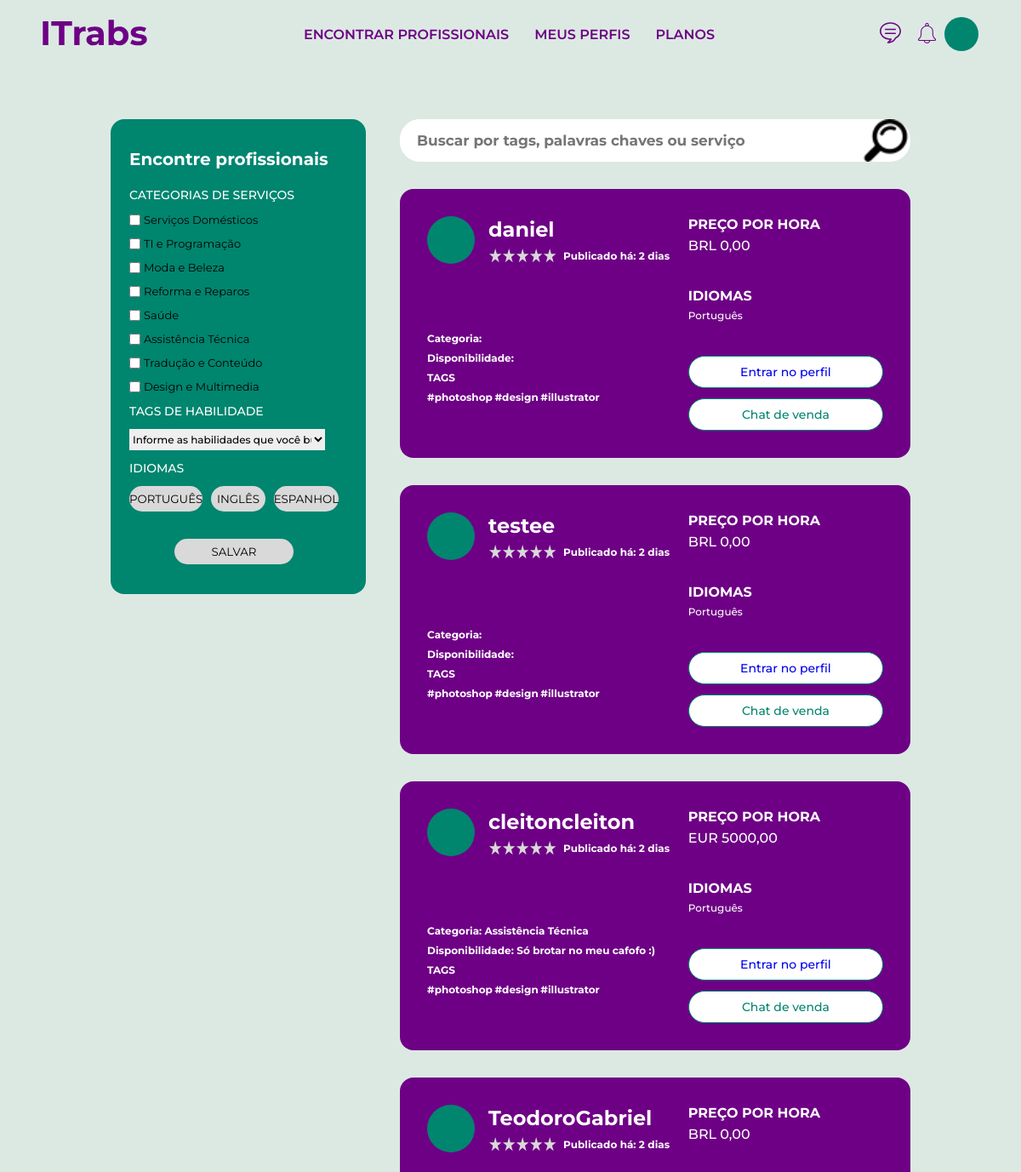
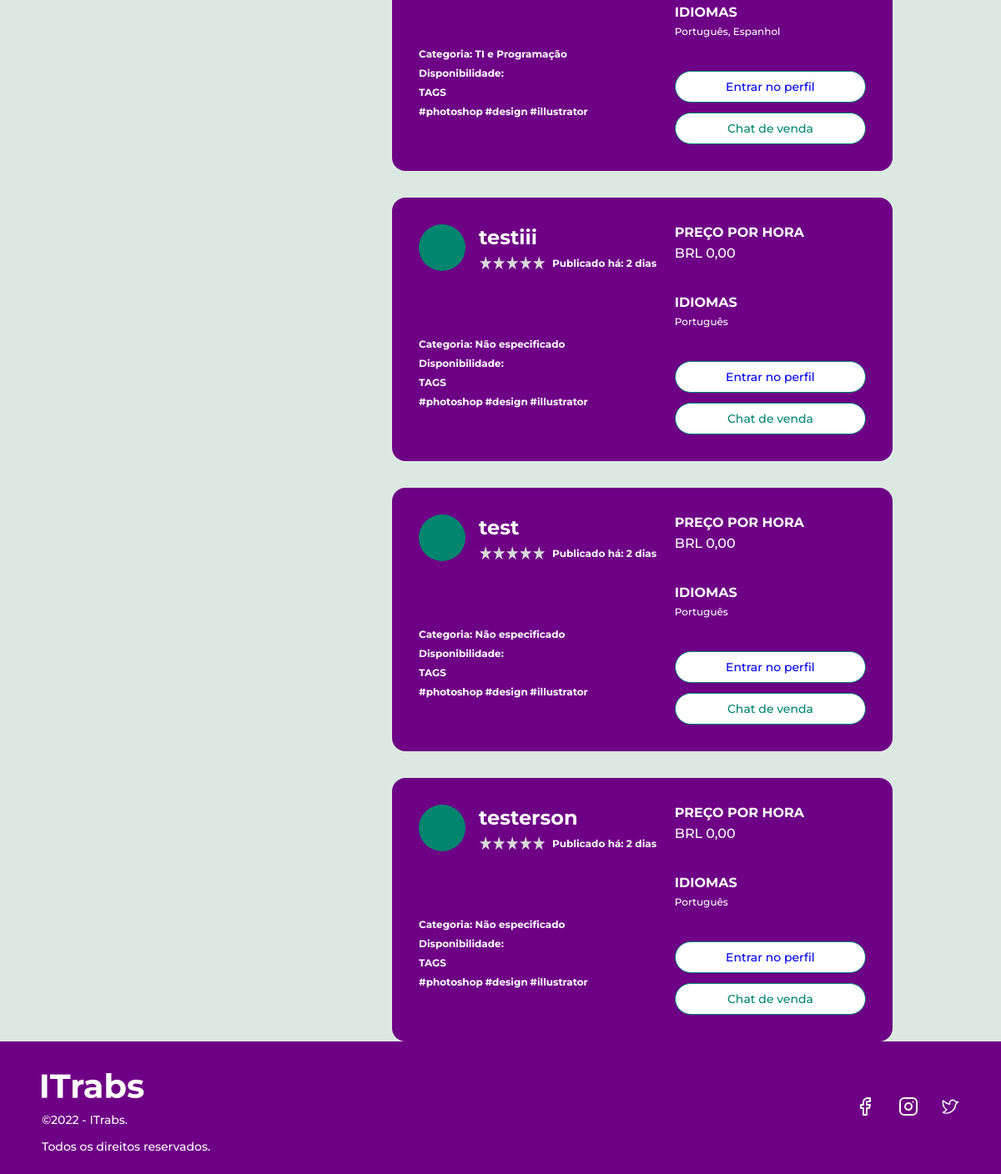
Before: /find_professionals/ (signed in) with the older database file (2 pictures, top to bottom).
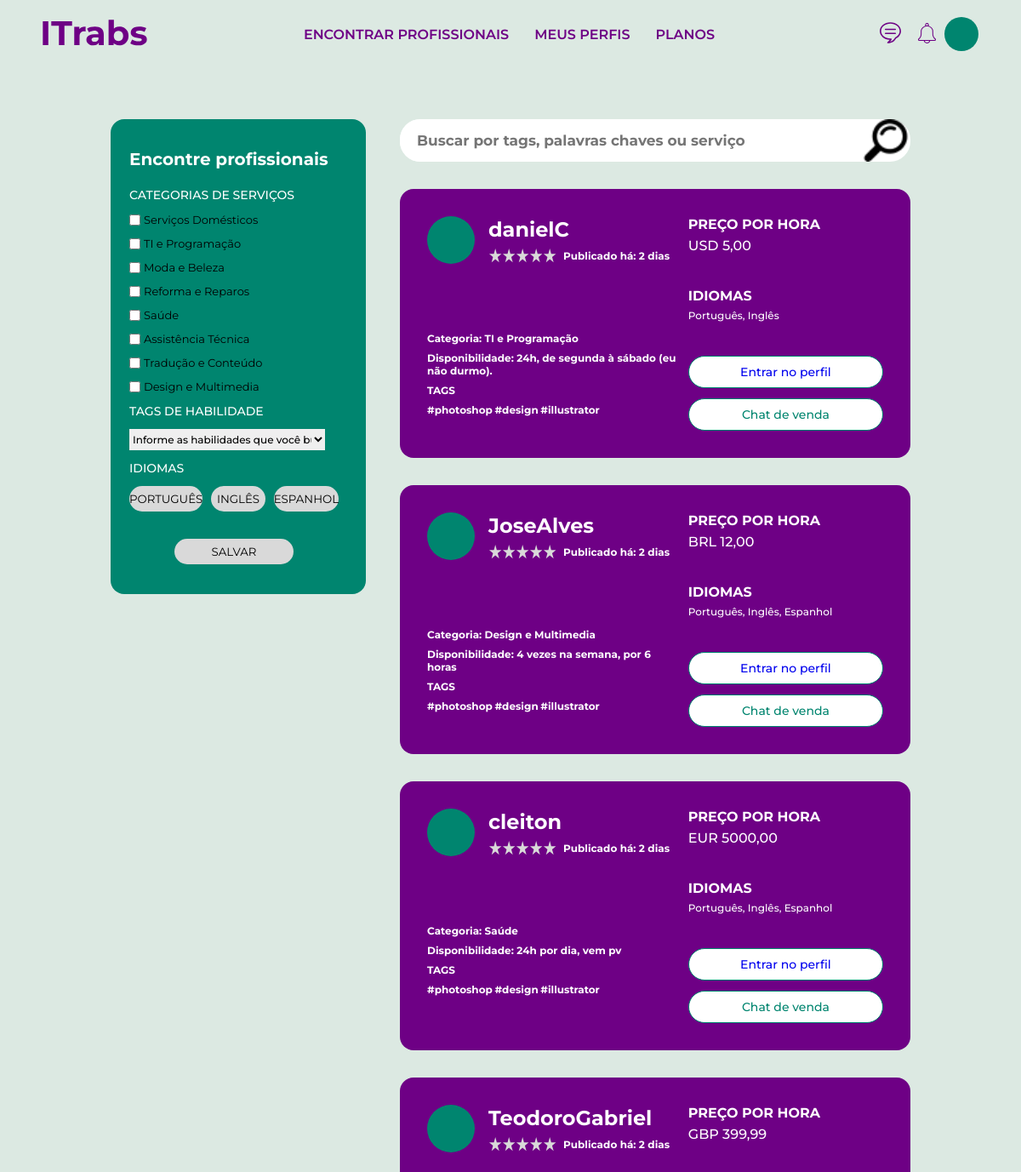
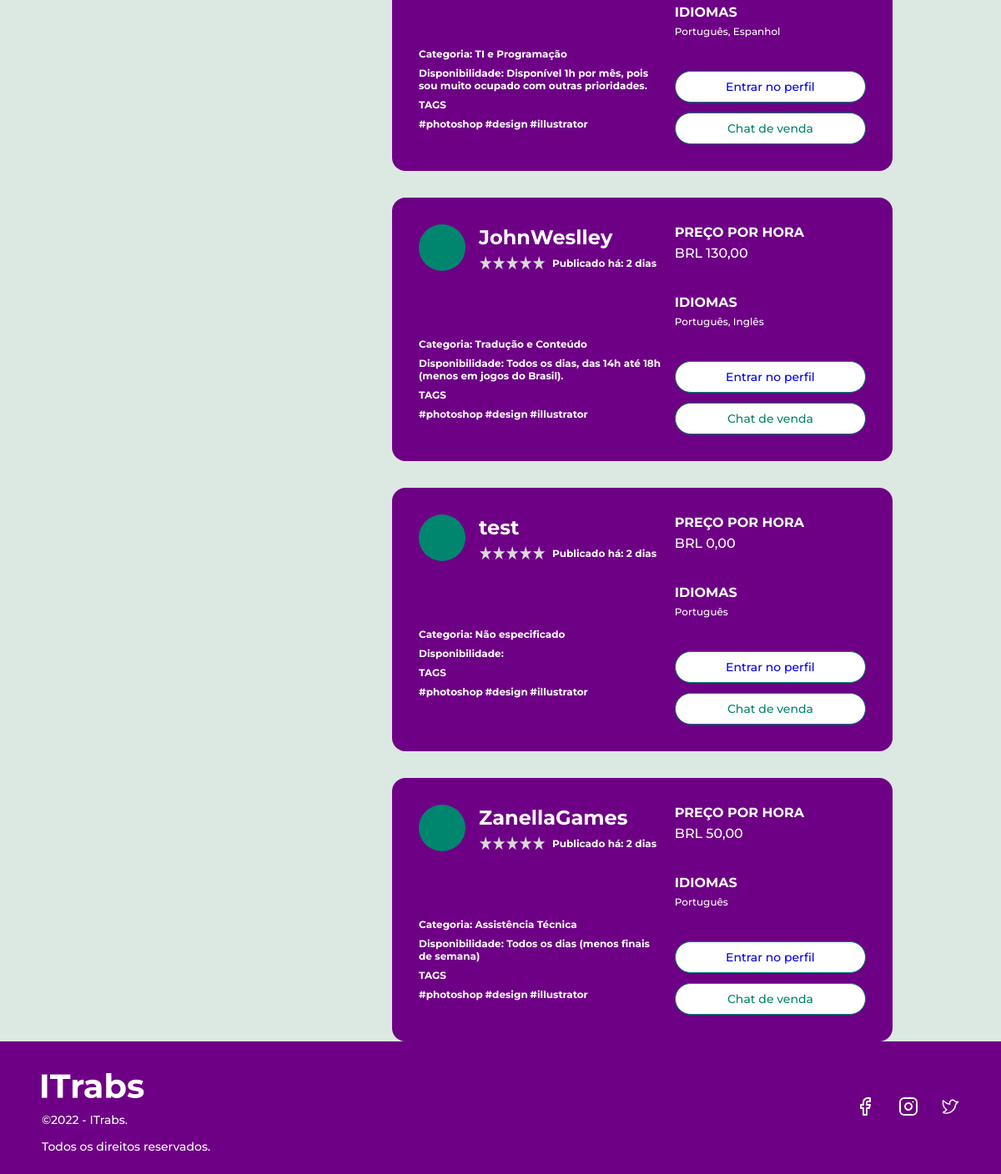
After: the same page with the newer database file (2 pictures, top to bottom).
### users/models.py (models this page shows, shortened)
class CustomUser(AbstractUser):
    STATUS = (
        ('standard', 'standard'),
        ('gold', 'gold'),
        ('platinum', 'platinum')
    )
    LANGUAGES = (
        ('Português', 'Português'),
        ('Inglês', 'Inglês'),
        ('Espanhol', 'Espanhol'),
    )
    CATEGORY = (
        ('Não especificado', 'Não especificado'),
        ('Serviços Domésticos', 'Serviços Domésticos'),
        ('TI e Programação', 'TI e Programação'),
        ('Moda e Beleza', 'Moda e Beleza'),
        ('Reforma e Reparos', 'Reforma e Reparos'),
        ('Saúde', 'Saúde'),
        ('Assistência Técnica', 'Assistência Técnica'),
        ('Tradução e Conteúdo', 'Tradução e Conteúdo'),
        ('Design e Multimedia', 'Design e Multimedia'),
    )
    CURRENCY = (
        ('BRL', 'BRL'),
        ('USD', 'USD'),
        ('EUR', 'EUR'),
        ('GBP', 'GBP'),
    )
    email = models.EmailField(unique=True)
    phone_number = models.CharField('Phone number', max_length=16, default='(0) 0 0000-0000')
    status = models.CharField(choices=STATUS, max_length=10, default='standard')
    about_general = models.TextField('About me', max_length=300, default='', blank=True)
    about_looking = models.TextField('Looking for', max_length=300, default='', blank=True)
    about_expectation = models.TextField('What I expect', max_length=300, default='', blank=True)
    occupation = models.CharField('Occupation', max_length=50, blank=True)
    professional_history = models.TextField('Professional history', max_length=300, default='', blank=True)
    about_professional = models.TextField('About my career', max_length=300, default='', blank=True)
    about_advertisement = models.TextField('Descrição do Anúncio:', max_length=300, default='', blank=True)
    category = models.CharField('Categoria', choices=CATEGORY, max_length=30, default='Não especificado')
    availability = models.TextField('Disponibilidade', max_length=70, default='', blank=True)
    currency =  models.CharField('Moeda', max_length=3, choices=CURRENCY, default='BRL')
    currency_amount = models.DecimalField('Preço por hora', max_digits=10, decimal_places=2, default=0)
    languages = MultiSelectField('Idiomas', max_length=30, choices=LANGUAGES, default='Português')

### core/views.py (the view)
# urls.py: path('find_professionals/', views.find_professionals, name='find_professionals'),
def find_professionals(request):
    if request.user.is_authenticated:
        display_user = CustomUser.objects.all()
        return render(request, 'core/encontrarprofissionais.html', {
            'display_user': display_user,
        })
    return redirect('home')

### core/templates/core/encontrarprofissionais.html (shortened to what this page needs)
{% load static %}
<!DOCTYPE html>
<html lang="pt-br">
<head>
  <link rel="stylesheet" href="{% static 'css/encontrarprofissionais.css' %}" />
</head>
<body>
  {% include 'core/includes/navbar.html' %}
  <section id="container">
    <section class="left-info">
      <div class="filter-card">
        <h3>Encontre profissionais</h3>
        <div class="filter-radio-container">
          <span>CATEGORIAS DE SERVIÇOS</span>
          <div class="filter-radio">
            <div class="radio-input">
              <input type="checkbox">
              <label>Serviços Domésticos</label>
            </div>
            <div class="radio-input">
              <input type="checkbox">
              <label>TI e Programação</label>
            </div>
            <div class="radio-input">
              <input type="checkbox">
              <label>Moda e Beleza</label>
            </div>
            <div class="radio-input">
              <input type="checkbox">
              <label>Reforma e Reparos</label>
            </div>
            <div class="radio-input">
              <input type="checkbox">
              <label>Saúde</label>
            </div>
            <div class="radio-input">
              <input type="checkbox">
              <label>Assistência Técnica</label>
            </div>
            <div class="radio-input">
              <input type="checkbox">
              <label>Tradução e Conteúdo</label>
            </div>
            <div class="radio-input">
              <input type="checkbox">
              <label>Design e Multimedia</label>
            </div>
          </div>
          <span>TAGS DE HABILIDADE</span>
          <div class="filter-select">
            <select onmousedown="document.querySelector('#title').remove()" id="habilits">
              <option value="" disabled selected id="title">Informe as habilidades que você busca: </option>
            </select>
          </div>
          <span>IDIOMAS</span>
          <div class="languages">
            <button type="button">PORTUGUÊS</button>
            <button type="button">INGLÊS</button>
            <button>ESPANHOL</button>
          </div>
          <div class="save">
            <button type="button">SALVAR</button>
          </div>
        </div>
      </div>
    </section>
    <section class="right-info">
      <form action="{% url 'search' %}" method="POST">
        <div class="search">
            <input type="text" id="search" name="search_data" placeholder="Buscar por tags, palavras chaves ou serviço">
            <input type="image"src="{% static 'images/search-icon.png' %}" alt="ícone de lupa" value="search">
        </div>
       </form>
      {% for user in display_user %}
      <div class="profile-card">
        <div class="left-info-profile">
          <header>
            <div class="icon-container">
            </div>
            <div class="user-info">
              <h2>
                  {{user.username}}
              </h2>
              <div class="rating">
                <div class="stars">
                  <img src="{% static 'images/Star.svg' %}">
                  <img src="{% static 'images/Star.svg' %}">
                  <img src="{% static 'images/Star.svg' %}">
                  <img src="{% static 'images/Star.svg' %}">
                  <img src="{% static 'images/Star.svg' %}">
                </div>
                <span>Publicado há: 2 dias</span>
              </div>
            </div>
          </header>
          <footer>
            <strong>Categoria: {{user.category}}</strong>
            <strong>Disponibilidade: {{user.availability}}</strong>
            <strong class="tags-title">Tags</strong>
            <div class="tags">
              <strong>#photoshop</strong>
              <strong>#design</strong>
              <strong>#illustrator</strong>
            </div>
          </footer>
        </div>
        <div class="right-info-profile">
          <div class="price">
            <h3>Preço por hora</h3>
            <strong>{{user.currency}} {{user.currency_amount}}</strong>
          </div>
          <div class="languages">
            <h3>Idiomas</h3>
            <strong>{{user.languages}}</strong>
          </div>
          <div class="buttons">
            <button type="button" id="botaoperfil"><a style="text-decoration:none;" href="{% url 'professional_profile' user.username %}">Entrar no perfil</a></button>
            <button type="button">Chat de venda</button>
          </div>
        </div>
      </div>
      {% endfor %}
    </section>
  </section>
  {% include 'core/includes/footer.html' %}
</body>
</html>

### core/templates/core/includes/navbar.html (shortened to what this page needs)
{% if user.is_authenticated %}
<header id="header">
    <div class="container">
      <div class="navigation">
        <a href="{% url 'home' %}" class="logo"
          >
        </a>
        <ul class="header-middle">
          <li><a href="{% url 'find_professionals' %}">ENCONTRAR PROFISSIONAIS</a></li>
          <li><a href="{% url 'customer_profile' user.username %}">MEUS PERFIS</a></li>
          <li><a href="{% url 'plans' %}">PLANOS</a></li>
        </ul>
        <div class="header-right">
          <a href="#">
          </a>
          <a href="#">
          </a>
          <div id="profile-image"></div>
        </div>
      </div>
    </div>
  </header>
{% endif %}

### core/templates/core/includes/footer.html
{% load static %}
<footer id="footer">
    <div class="container">
        <div class="footer-division">
            <div class="itrabs-copy">
                <img src="{%  static 'images/Logo-footer.png' %}" alt="itrabs-logo">
                <p>©2022 - ITrabs.</p>
                <p>Todos os direitos reservados.</p>
            </div>
            <div class="socials">
                <ul>
                    <li><a href="#"><img src="{% static 'images/facebook.svg' %}"></a></li>
                    <li><a href="#"><img src="{% static 'images/instagram.svg' %}"></a></li>
                    <li><a href="#"><img src="{% static 'images/twitter.svg' %}"></a></li>
                </ul>
            </div>
        </div>
    </div>
</footer>

Changed rows visible on the page:
changed CustomUser: username "daniel" → "danielC"; category (not shown) → "TI e Programação"; availability (not shown) → "24h, de segunda à sábado (eu não durmo)."; currency "BRL" → "USD"; currency_amount "0,00" → "5,00"; languages "Português" → "Português, Inglês"
changed CustomUser: username "testee" → "JoseAlves"; category (not shown) → "Design e Multimedia"; availability (not shown) → "4 vezes na semana, por 6 horas"; currency_amount "0,00" → "12,00"; languages "Português" → "Português, Inglês, Espanhol"
changed CustomUser "EUR": username "cleitoncleiton" → "cleiton"; category "Assistência Técnica" → "Saúde"; availability "Só brotar no meu cafofo :)" → "24h por dia, vem pv"; languages "Português" → "Português, Inglês, Espanhol"
changed CustomUser "TeodoroGabriel": availability (not shown) → "Disponível 1h por mês, pois sou muito ocupado com outras prioridades."; currency "BRL" → "GBP"; currency_amount "0,00" → "399,99"
changed CustomUser: username "testiii" → "JohnWeslley"; category "Não especificado" → "Tradução e Conteúdo"; availability (not shown) → "Todos os dias, das 14h até 18h (menos em jogos do Brasil)."; currency_amount "0,00" → "130,00"; languages "Português" → "Português, Inglês"
changed CustomUser: username "testerson" → "ZanellaGames"; category "Não especificado" → "Assistência Técnica"; availability (not shown) → "Todos os dias (menos finais de semana)"; currency_amount "0,00" → "50,00"
